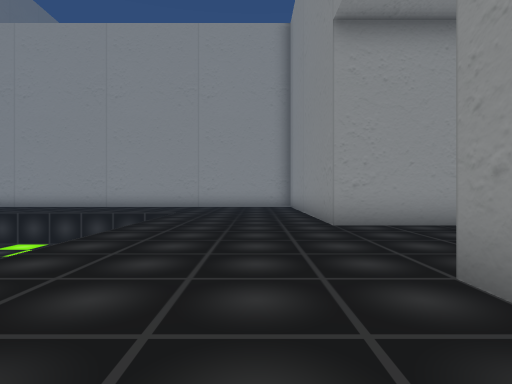
[1] (above)

24 first-person views from a walk through a Unity game level. The camera is 1.3 m above the floor, looks level and sees 75° across. The floor is counted in squares, 2 m on a side. Each view is taken from the middle of a square. On the plan, view 1 faces up. The plan holds only what a view shows up to about 10 squares ahead; the rest is blank. The place goes on beyond the plan. The player character is not drawn.

[2]
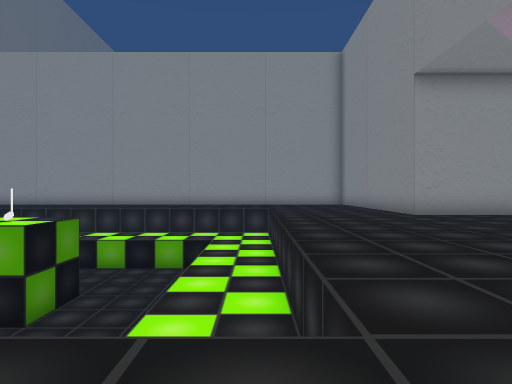

[3]
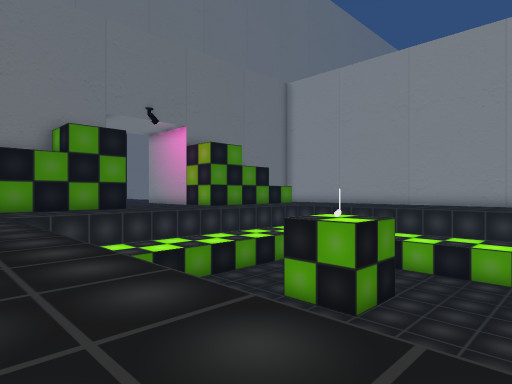

[4]
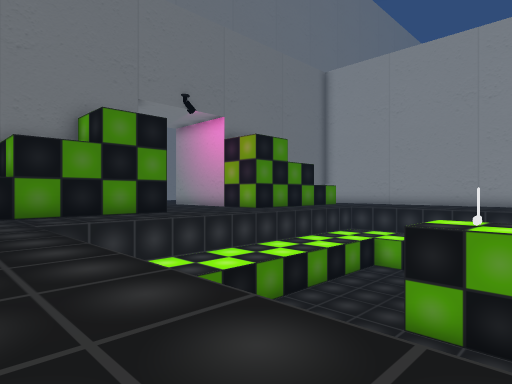

[5]
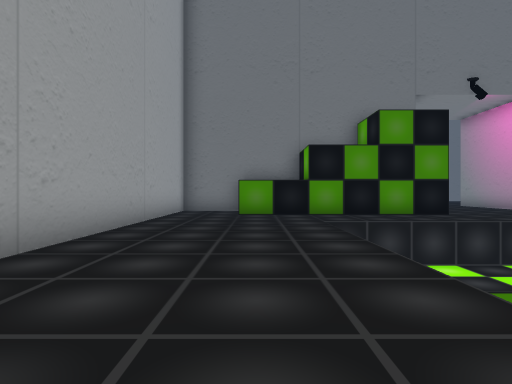

[6]
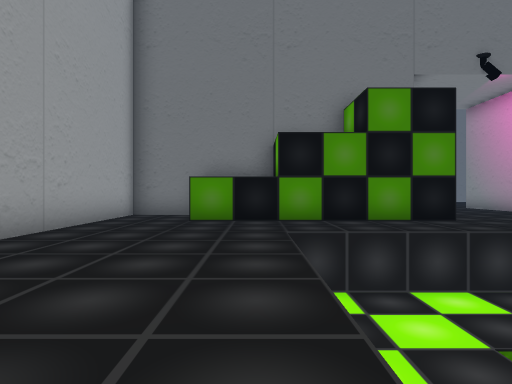

[7]
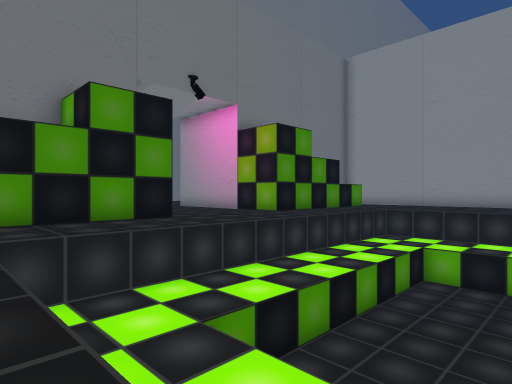

[8]
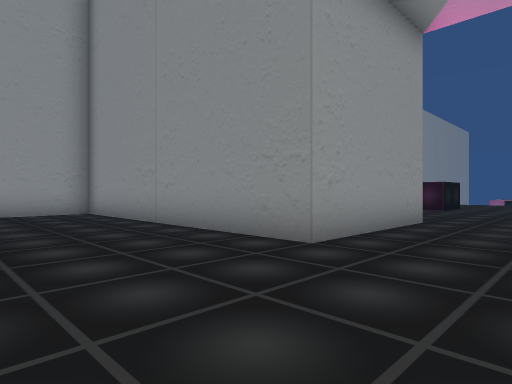

[9]
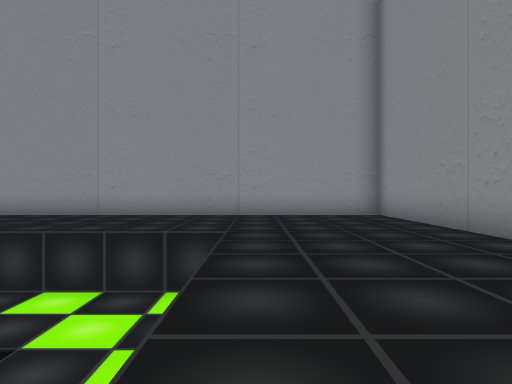

[10]
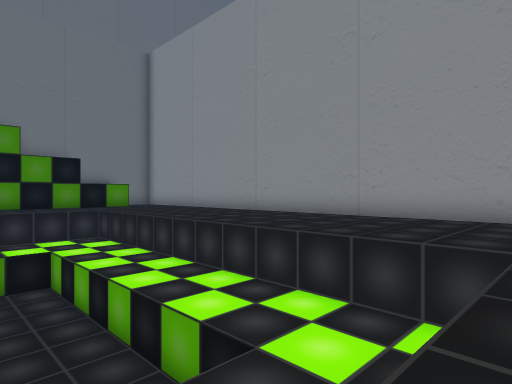

[11]
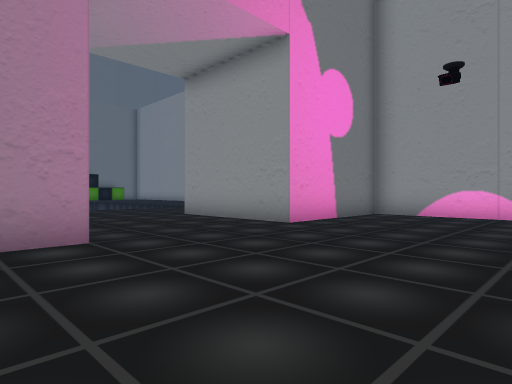

[12]
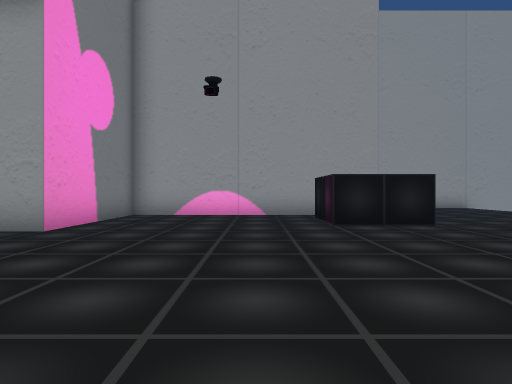

[13]
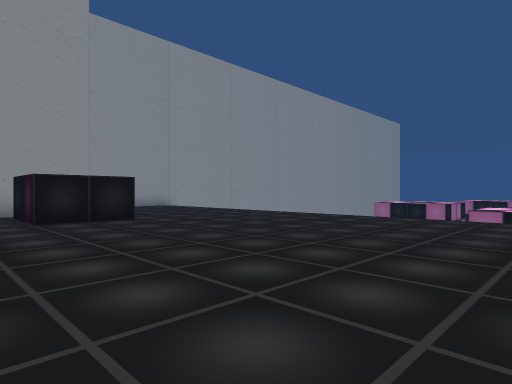

[14]
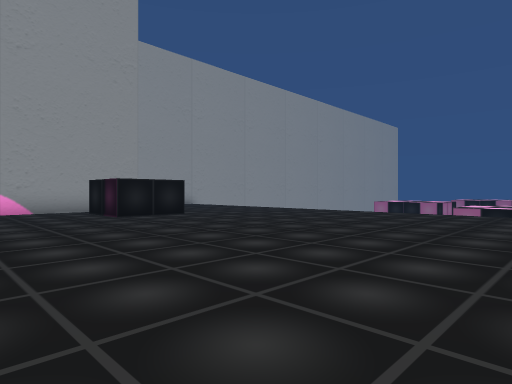

[15]
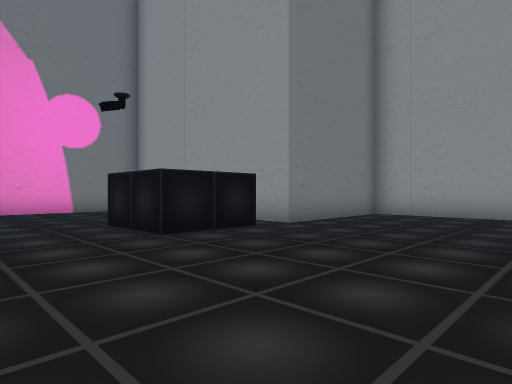

[16]
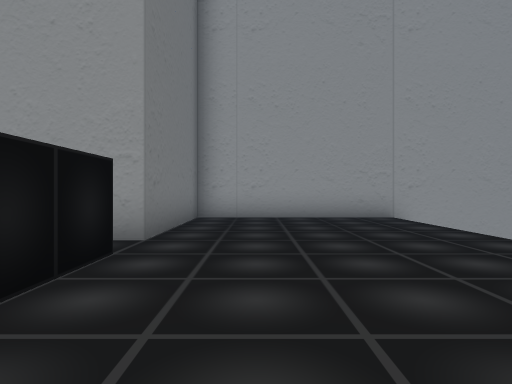

[17]
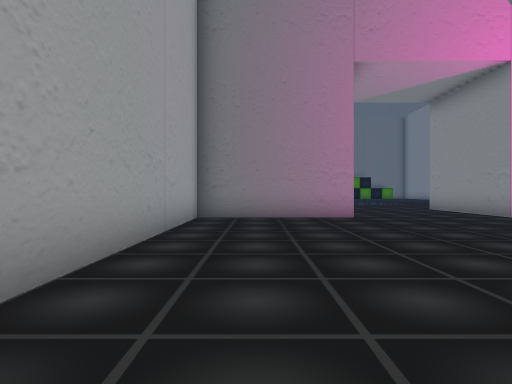

[18]
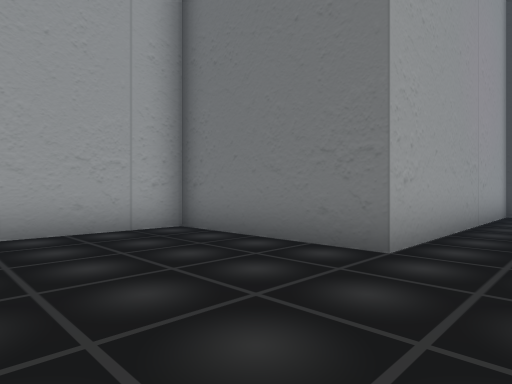

[19]
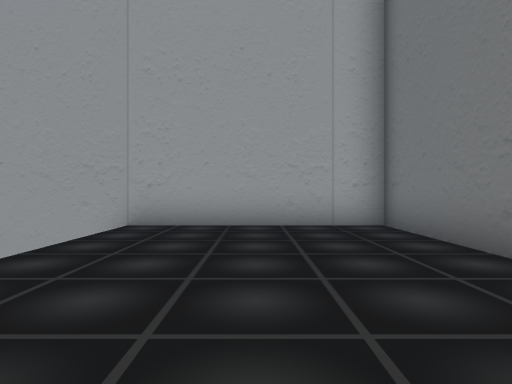

[20]
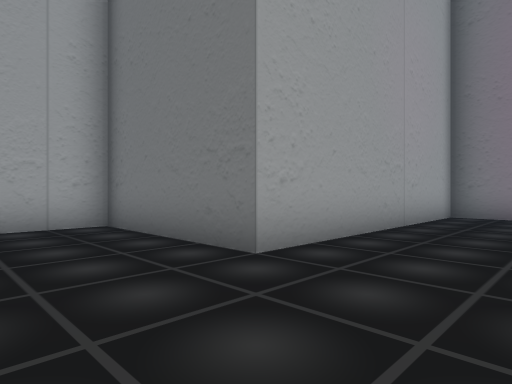

[21]
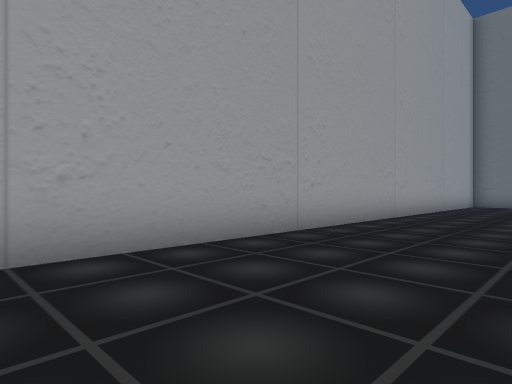

[22]
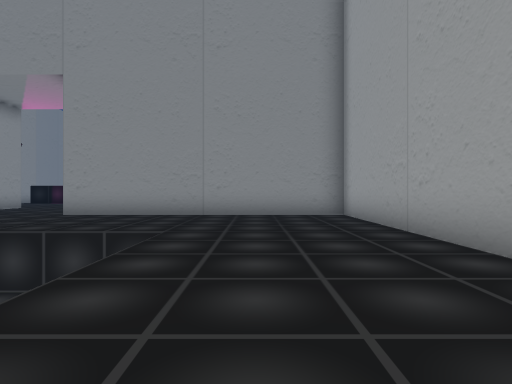

[23]
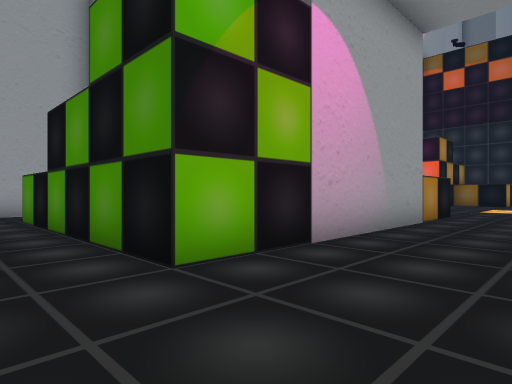

[24]
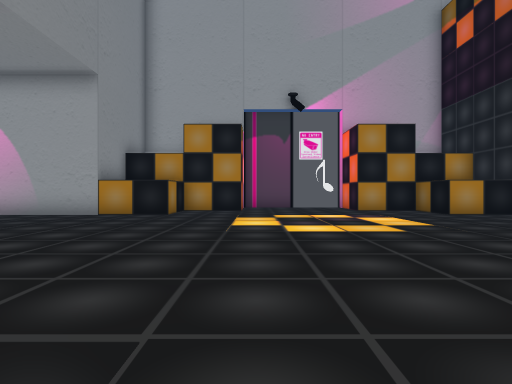

### Floor plan
Key: @ floor where view 1 was taken; # wall or solid block; . floor; v drop or lower ground; O other object.
Columns run from 34 left of view 1 to 18 right of it. Each row starts with its distance up from view 1.
 15                          ############         #######
 14                          ...........#         #.....
 13                          ...........#         #.....
 12        .                ............#         #.....
 11       ..               .............#  ########.....
 10      .....            vvvvvvvvvv....#  #............
  9     .......          vvvvvvvvvvv....#  #.....##.....
  8     .......         vvvvvvvvvvvv....#  #.....##.....
  7    .........        vvvvvvvvvvvv....####............
  6   ...........      .vvvvv vvvvvv....................
  5   ...........  .....vvvvvOOvvvvv....................
  4  ...................vvvvvOOvvvvv....................
  3 ....................vvvvvvvvvvvv....................
  2 ##........########..vvvv      vv....#  #............
  1                  #..vv        vv....#  #............
  0                  #..vvvv        ..@.#  #............
 -1                  #..vvv         ....#  #............
 -2                  #..................#  ########.....
 -3                  #..................#         #.....
 -4                #....................#         #.....
 -5                #....................#         #.....
 -6                ######################         #######

Positions as (right, up) in squares from view 1, and headings:
1: (0, 0), facing up
2: (-3, -3), facing up
3: (-4, -3), facing up-left
4: (-7, -3), facing up-left
5: (-7, -3), facing left
6: (-9, -2), facing left
7: (-9, -2), facing up-left
8: (-2, 4), facing up-right
9: (-2, 5), facing up
10: (-2, 6), facing up-left
11: (10, 1), facing up-left
12: (9, 1), facing up
13: (9, 0), facing up-right
14: (7, -1), facing up-right
15: (17, 5), facing up-left
16: (14, 6), facing up
17: (14, 0), facing left
18: (16, 0), facing down-left
19: (15, 1), facing down
20: (15, 1), facing down-left
21: (-2, -2), facing down-left
22: (-8, -3), facing right
23: (-15, 5), facing down-left
24: (-27, 12), facing down
